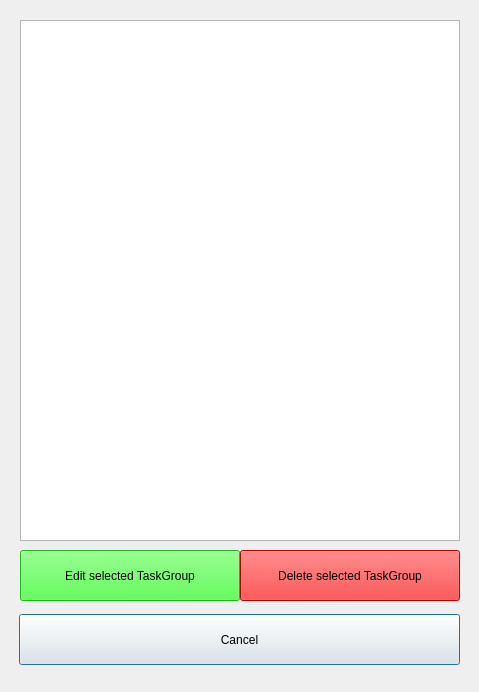
<?xml version="1.0" encoding="UTF-8"?>
<ui version="4.0">
 <class>EditTaskGroupDialog</class>
 <widget class="QDialog" name="EditTaskGroupDialog">
  <property name="geometry">
   <rect>
    <x>0</x>
    <y>0</y>
    <width>479</width>
    <height>692</height>
   </rect>
  </property>
  <property name="windowTitle">
   <string>Dialog</string>
  </property>
  <widget class="QPushButton" name="cancel">
   <property name="geometry">
    <rect>
     <x>19</x>
     <y>614</y>
     <width>441</width>
     <height>51</height>
    </rect>
   </property>
   <property name="text">
    <string>Cancel</string>
   </property>
  </widget>
  <widget class="QPushButton" name="delete_2">
   <property name="geometry">
    <rect>
     <x>240</x>
     <y>550</y>
     <width>220</width>
     <height>51</height>
    </rect>
   </property>
   <property name="styleSheet">
    <string notr="true">background-color: rgb(255, 0, 0);
border-color: rgb(255, 0, 0);
gridline-color: rgb(255, 0, 0);</string>
   </property>
   <property name="text">
    <string>Delete selected TaskGroup</string>
   </property>
  </widget>
  <widget class="QPushButton" name="edit">
   <property name="geometry">
    <rect>
     <x>20</x>
     <y>550</y>
     <width>220</width>
     <height>51</height>
    </rect>
   </property>
   <property name="styleSheet">
    <string notr="true">background-color: rgb(43, 255, 32);
border-color: rgb(43, 255, 32);</string>
   </property>
   <property name="text">
    <string>Edit selected TaskGroup</string>
   </property>
  </widget>
  <widget class="QListWidget" name="listWidget">
   <property name="geometry">
    <rect>
     <x>20</x>
     <y>20</y>
     <width>440</width>
     <height>521</height>
    </rect>
   </property>
   <property name="font">
    <font>
     <pointsize>14</pointsize>
    </font>
   </property>
  </widget>
 </widget>
 <resources/>
 <connections>
  <connection>
   <sender>cancel</sender>
   <signal>released()</signal>
   <receiver>EditTaskGroupDialog</receiver>
   <slot>accept()</slot>
   <hints>
    <hint type="sourcelabel">
     <x>239</x>
     <y>639</y>
    </hint>
    <hint type="destinationlabel">
     <x>239</x>
     <y>345</y>
    </hint>
   </hints>
  </connection>
 </connections>
</ui>
